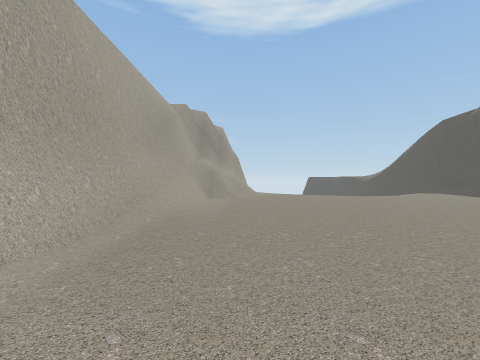
View 1 (above)

21 first-person views from a walk through a scene from a Unity 3-D project. The camera is 1.3 m above the floor, looks level and sees 90° across. The floor is counted in squares, 2 m on a side. Each view is taken from the middle of a square. On the plan, view 1 faces up. The plan holds only what a view shows up to about 9 squares ahead; the rest is blank. The place goes on beyond the plan.

View 2
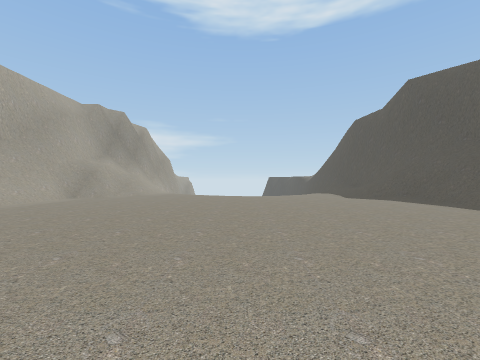

View 3
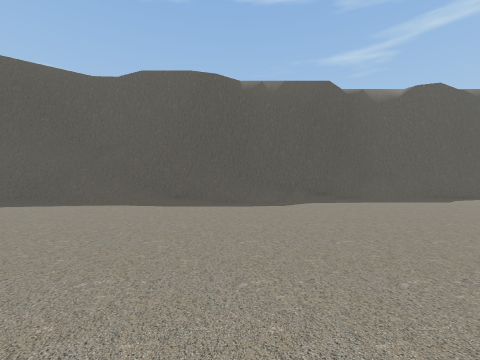

View 4
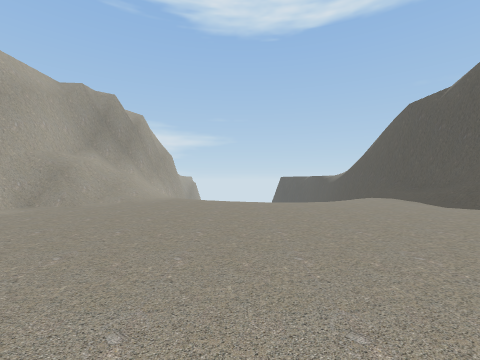

View 5
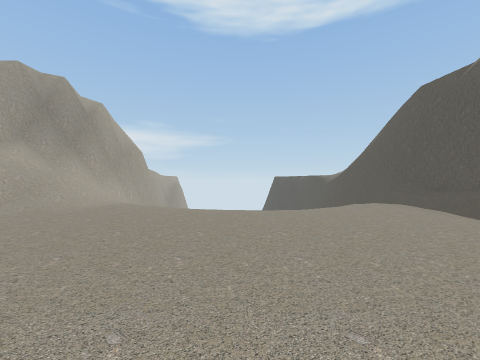

View 6
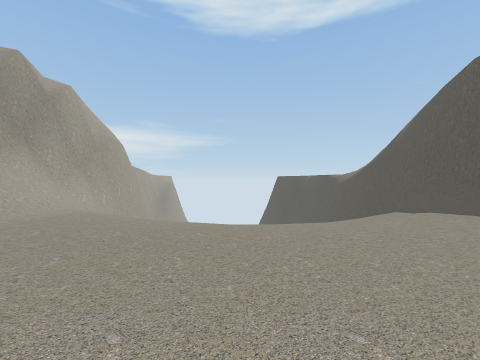

View 7
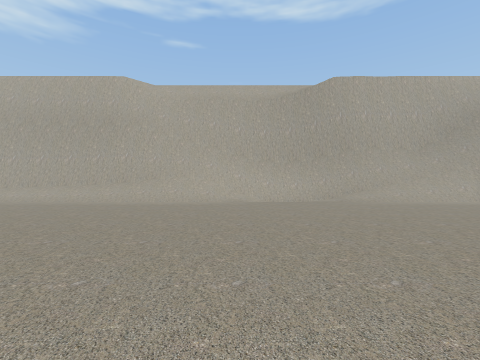

View 8
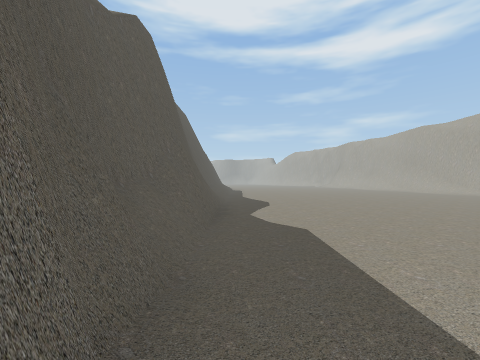

View 9
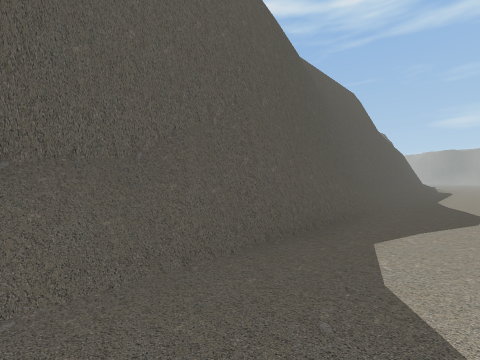

View 10
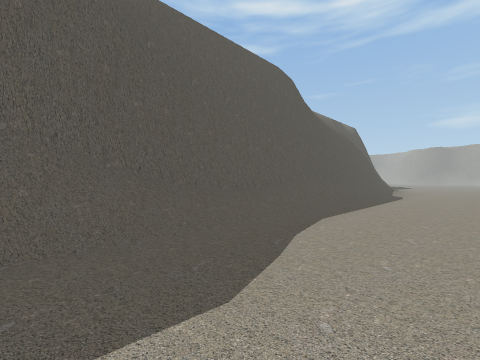

View 11
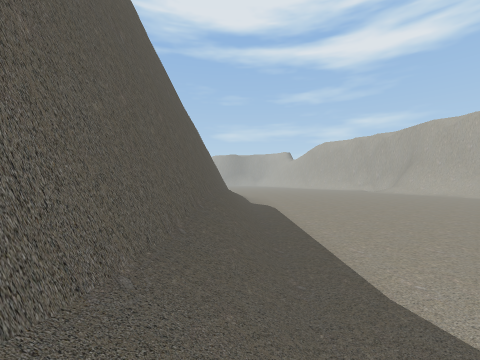

View 12
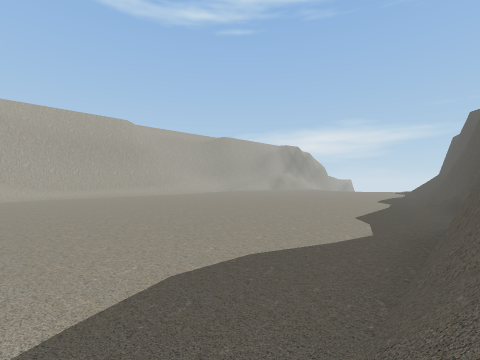

View 13
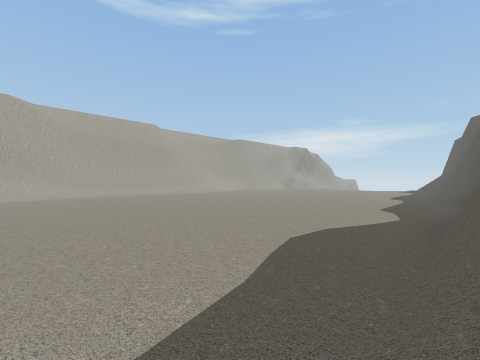

View 14
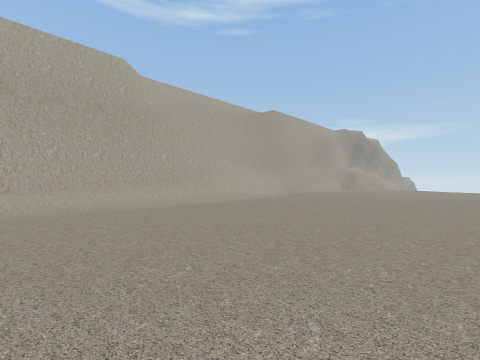

View 15
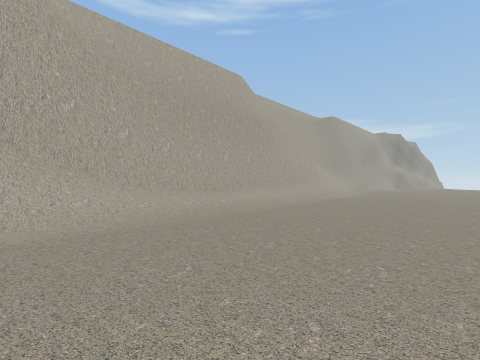

View 16
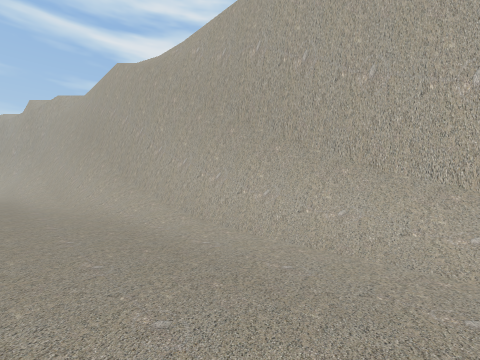

View 17
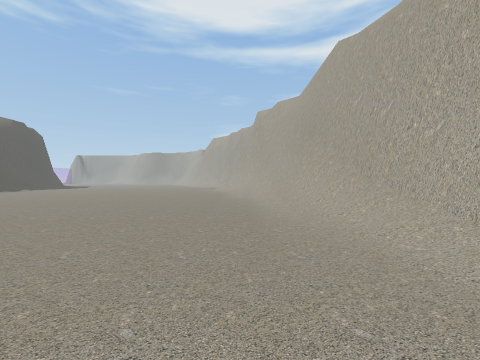

View 18
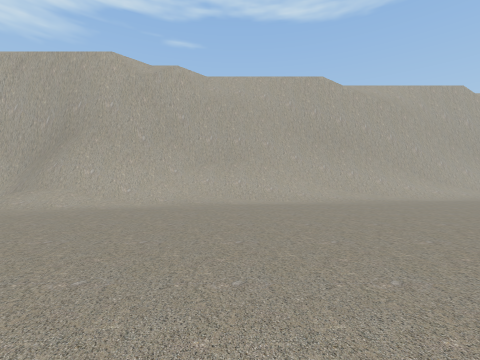

View 19
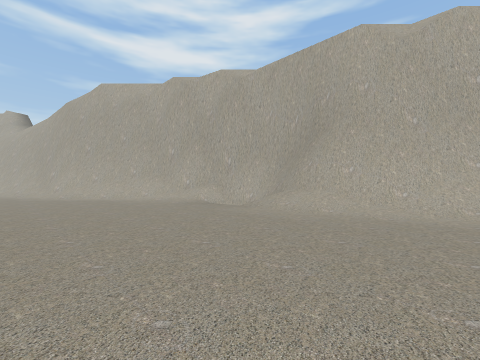

View 20
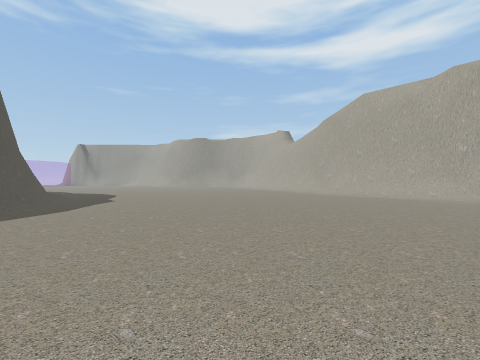

View 21
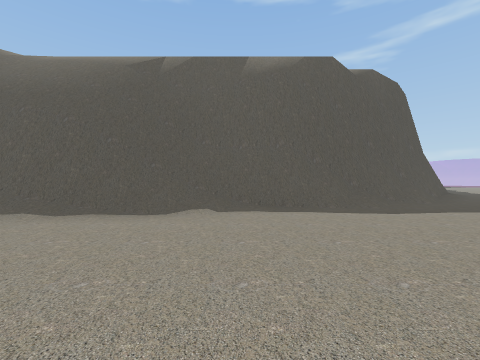

### Floor plan
Key: @ floor where view 1 was taken; # wall or solid block; . floor; / step, stairs or slope; = window, fence, low wall or low ledge.
Columns run from 3 left of view 1 to 18 right of it. Each row starts with its distance up from view 1.
 15    ##        ##
 14  ####       //#
 13  ##=//     ///#
 12  #////// /////#
 11  #//...////../#
 10  ##=........./##
  9 ##=..........//#
  8 ##=........../#=
  7 #//...........=#
  6 ##/...........##
  5 ##............/#
  4  #............/#
  3  #............/#
  2  #............ ##
  1  #............//#
  0  #.@.........../#
 -1  #....... ...../#
 -2  #.......  .....##
 -3  #....... ....../#
 -4  #..............##
 -5  #..............##
 -6  #..............#
 -7  #..............#
 -8  #..............##
 -9  #............../#
-10  #............../#
-11  #=............./#
-12  ##............./#
-13  ##....      .../#
-14   #.....    ..../#
-15   #......  ...../#
-16   #............./#
-17   ##............/#
-18   ##............/#
-19    #............
-20    #..........
-21    #=......      #
-22    #=.......    /#
-23    #=......    ./##
-24    ##......  ....##
-25    ##/..... ...../#
-26     #/.........../#
-27     #/............#
-28     #/............##
-29     #/............/#
-30     ##/.........../##
-31      #/............/#
-32      ##............/##
-33       #/............/#
-34       ##/..         ./
-35        ##/.

Where each view was taken, in squares from view 1:
view 1: 0 up, 0 right, facing up
view 2: 0 up, 5 right, facing up
view 3: 2 up, 4 right, facing right
view 4: 3 up, 4 right, facing up
view 5: 5 up, 5 right, facing up
view 6: 7 up, 5 right, facing up
view 7: 1 up, 6 right, facing left
view 8: 0 up, 12 right, facing down
view 9: 3 down, 11 right, facing down-right
view 10: 8 down, 10 right, facing down-right
view 11: 10 down, 13 right, facing down
view 12: 10 down, 13 right, facing up-left
view 13: 12 down, 13 right, facing up-left
view 14: 7 down, 5 right, facing up-left
view 15: 11 down, 3 right, facing up-left
view 16: 9 down, 1 right, facing down-left
view 17: 11 down, 1 right, facing down
view 18: 22 down, 8 right, facing left
view 19: 24 down, 7 right, facing down-left
view 20: 24 down, 10 right, facing down
view 21: 26 down, 9 right, facing right
